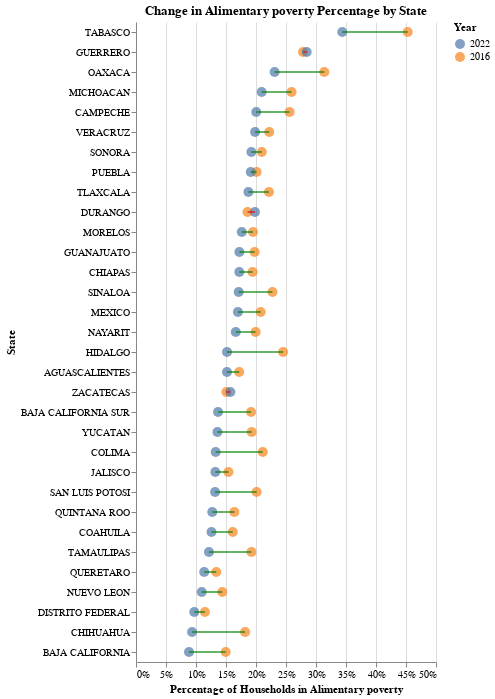

Notebook code for this chart:
### Code cell
plot = create_points_plot(poverty_df, "alimentary_poverty")
plot.save("/Users/danielm/Documents/UChicago/Harris/data_visualization/Poverty_Alimentary_Poverty_in_Mexico/visualizations/points_alimentary.svg")
plot

### Figure 1 — Vega-Lite specification as saved in the notebook (floating-point values rounded to 4 significant figures)
{"config": {"view": {"continuousWidth": 300, "continuousHeight": 300, "strokeWidth": 0}}, "layer": [{"mark": {"type": "point", "filled": true, "size": 100}, "encoding": {"color": {"field": "year", "scale": {"domain": [2022, 2016]}, "title": "Year", "type": "nominal"}, "x": {"axis": {"format": "%"}, "field": "alimentary_poverty", "title": "Percentage of Households in Alimentary poverty", "type": "quantitative"}, "y": {"field": "state_name", "sort": "-x", "title": "State", "type": "nominal"}}}, {"mark": {"type": "line", "opacity": 0.6}, "encoding": {"color": {"condition": {"test": "datum.poverty_decreased == true", "value": "green"}, "value": "red"}, "detail": {"field": "state_name", "type": "nominal"}, "x": {"field": "alimentary_poverty", "type": "quantitative"}, "y": {"field": "state_name", "sort": "-x", "type": "nominal"}}}], "data": {"name": "data-dfb0a52d7b3dc1a613379940118ca31d"}, "title": "Change in Alimentary poverty Percentage by State", "$schema": "https://vega.github.io/schema/vega-lite/v5.20.1.json", "datasets": {"data-dfb0a52d7b3dc1a613379940118ca31d": [{"Unnamed: 0": 0, "index": 0, "state_code": 1, "alimentary_poverty": 0.172, "extreme_poverty": 0.08453, "state_name": "AGUASCALIENTES", "year": 2016, "state_name_for_map": "Aguascalientes", "poverty_decreased": true}, {"Unnamed: 0": 1, "index": 1, "state_code": 2, "alimentary_poverty": 0.1495, "extreme_poverty": 0.04761, "state_name": "BAJA CALIFORNIA", "year": 2016, "state_name_for_map": "Baja California", "poverty_decreased": true}, {"Unnamed: 0": 2, "index": 2, "state_code": 3, "alimentary_poverty": 0.1918, "extreme_poverty": 0.05292, "state_name": "BAJA CALIFORNIA SUR", "year": 2016, "state_name_for_map": "Baja California Sur", "poverty_decreased": true}, {"Unnamed: 0": 3, "index": 3, "state_code": 4, "alimentary_poverty": 0.256, "extreme_poverty": 0.1444, "state_name": "CAMPECHE", "year": 2016, "state_name_for_map": "Campeche", "poverty_decreased": true}, {"Unnamed: 0": 4, "index": 4, "state_code": 5, "alimentary_poverty": 0.1612, "extreme_poverty": 0.09612, "state_name": "COAHUILA", "year": 2016, "state_name_for_map": "Coahuila", "poverty_decreased": true}, {"Unnamed: 0": 5, "index": 5, "state_code": 6, "alimentary_poverty": 0.2113, "extreme_poverty": 0.06248, "state_name": "COLIMA", "year": 2016, "state_name_for_map": "Colima", "poverty_decreased": true}, {"Unnamed: 0": 6, "index": 6, "state_code": 7, "alimentary_poverty": 0.1943, "extreme_poverty": 0.4952, "state_name": "CHIAPAS", "year": 2016, "state_name_for_map": "Chiapas", "poverty_decreased": true}, {"Unnamed: 0": 7, "index": 7, "state_code": 8, "alimentary_poverty": 0.1819, "extreme_poverty": 0.1001, "state_name": "CHIHUAHUA", "year": 2016, "state_name_for_map": "Chihuahua", "poverty_decreased": true}, {"Unnamed: 0": 8, "index": 8, "state_code": 9, "alimentary_poverty": 0.1149, "extreme_poverty": 0.05587, "state_name": "DISTRITO FEDERAL", "year": 2016, "state_name_for_map": "Ciudad de México", "poverty_decreased": true}, {"Unnamed: 0": 9, "index": 9, "state_code": 10, "alimentary_poverty": 0.1859, "extreme_poverty": 0.119, "state_name": "DURANGO", "year": 2016, "state_name_for_map": "Durango", "poverty_decreased": false}, {"Unnamed: 0": 10, "index": 10, "state_code": 11, "alimentary_poverty": 0.1977, "extreme_poverty": 0.1091, "state_name": "GUANAJUATO", "year": 2016, "state_name_for_map": "Guanajuato", "poverty_decreased": true}, {"Unnamed: 0": 11, "index": 11, "state_code": 12, "alimentary_poverty": 0.2784, "extreme_poverty": 0.3379, "state_name": "GUERRERO", "year": 2016, "state_name_for_map": "Guerrero", "poverty_decreased": false}, {"Unnamed: 0": 12, "index": 12, "state_code": 13, "alimentary_poverty": 0.2451, "extreme_poverty": 0.1932, "state_name": "HIDALGO", "year": 2016, "state_name_for_map": "Hidalgo", "poverty_decreased": true}, {"Unnamed: 0": 13, "index": 13, "state_code": 14, "alimentary_poverty": 0.1541, "extreme_poverty": 0.05453, "state_name": "JALISCO", "year": 2016, "state_name_for_map": "Jalisco", "poverty_decreased": true}, {"Unnamed: 0": 14, "index": 14, "state_code": 15, "alimentary_poverty": 0.2078, "extreme_poverty": 0.1376, "state_name": "MEXICO", "year": 2016, "state_name_for_map": "Estado de México", "poverty_decreased": true}, {"Unnamed: 0": 15, "index": 15, "state_code": 16, "alimentary_poverty": 0.2592, "extreme_poverty": 0.17, "state_name": "MICHOACAN", "year": 2016, "state_name_for_map": "Michoacán", "poverty_decreased": true}, {"Unnamed: 0": 16, "index": 16, "state_code": 17, "alimentary_poverty": 0.195, "extreme_poverty": 0.1212, "state_name": "MORELOS", "year": 2016, "state_name_for_map": "Morelos", "poverty_decreased": true}, {"Unnamed: 0": 17, "index": 17, "state_code": 18, "alimentary_poverty": 0.1993, "extreme_poverty": 0.1491, "state_name": "NAYARIT", "year": 2016, "state_name_for_map": "Nayarit", "poverty_decreased": true}, {"Unnamed: 0": 18, "index": 18, "state_code": 19, "alimentary_poverty": 0.1438, "extreme_poverty": 0.04298, "state_name": "NUEVO LEON", "year": 2016, "state_name_for_map": "Nuevo León", "poverty_decreased": true}, {"Unnamed: 0": 19, "index": 19, "state_code": 20, "alimentary_poverty": 0.3137, "extreme_poverty": 0.331, "state_name": "OAXACA", "year": 2016, "state_name_for_map": "Oaxaca", "poverty_decreased": true}, {"Unnamed: 0": 20, "index": 20, "state_code": 21, "alimentary_poverty": 0.201, "extreme_poverty": 0.1766, "state_name": "PUEBLA", "year": 2016, "state_name_for_map": "Puebla", "poverty_decreased": true}, {"Unnamed: 0": 21, "index": 21, "state_code": 22, "alimentary_poverty": 0.1338, "extreme_poverty": 0.06778, "state_name": "QUERETARO", "year": 2016, "state_name_for_map": "Querétaro", "poverty_decreased": true}, {"Unnamed: 0": 22, "index": 22, "state_code": 23, "alimentary_poverty": 0.1639, "extreme_poverty": 0.0988, "state_name": "QUINTANA ROO", "year": 2016, "state_name_for_map": "Quintana Roo", "poverty_decreased": true}, {"Unnamed: 0": 23, "index": 23, "state_code": 24, "alimentary_poverty": 0.201, "extreme_poverty": 0.1486, "state_name": "SAN LUIS POTOSI", "year": 2016, "state_name_for_map": "San Luis Potosí", "poverty_decreased": true}, {"Unnamed: 0": 24, "index": 24, "state_code": 25, "alimentary_poverty": 0.2274, "extreme_poverty": 0.07335, "state_name": "SINALOA", "year": 2016, "state_name_for_map": "Sinaloa", "poverty_decreased": true}, {"Unnamed: 0": 25, "index": 25, "state_code": 26, "alimentary_poverty": 0.2097, "extreme_poverty": 0.05845, "state_name": "SONORA", "year": 2016, "state_name_for_map": "Sonora", "poverty_decreased": true}, {"Unnamed: 0": 26, "index": 26, "state_code": 27, "alimentary_poverty": 0.4529, "extreme_poverty": 0.1847, "state_name": "TABASCO", "year": 2016, "state_name_for_map": "Tabasco", "poverty_decreased": true}, {"Unnamed: 0": 27, "index": 27, "state_code": 28, "alimentary_poverty": 0.1924, "extreme_poverty": 0.1003, "state_name": "TAMAULIPAS", "year": 2016, "state_name_for_map": "Tamaulipas", "poverty_decreased": true}, {"Unnamed: 0": 28, "index": 28, "state_code": 29, "alimentary_poverty": 0.2215, "extreme_poverty": 0.1835, "state_name": "TLAXCALA", "year": 2016, "state_name_for_map": "Tlaxcala", "poverty_decreased": true}, {"Unnamed: 0": 29, "index": 29, "state_code": 30, "alimentary_poverty": 0.2221, "extreme_poverty": 0.2484, "state_name": "VERACRUZ", "year": 2016, "state_name_for_map": "Veracruz", "poverty_decreased": true}, {"Unnamed: 0": 30, "index": 30, "state_code": 31, "alimentary_poverty": 0.1928, "extreme_poverty": 0.1205, "state_name": "YUCATAN", "year": 2016, "state_name_for_map": "Yucatán", "poverty_decreased": true}, {"Unnamed: 0": 31, "index": 31, "state_code": 32, "alimentary_poverty": 0.1506, "extreme_poverty": 0.195, "state_name": "ZACATECAS", "year": 2016, "state_name_for_map": "Zacatecas", "poverty_decreased": false}, {"Unnamed: 0": 96, "index": 0, "state_code": 1, "alimentary_poverty": 0.1517, "extreme_poverty": 0.06073, "state_name": "AGUASCALIENTES", "year": 2022, "state_name_for_map": "Aguascalientes", "poverty_decreased": true}, {"Unnamed: 0": 97, "index": 1, "state_code": 2, "alimentary_poverty": 0.08836, "extreme_poverty": 0.02809, "state_name": "BAJA CALIFORNIA", "year": 2022, "state_name_for_map": "Baja California", "poverty_decreased": true}, {"Unnamed: 0": 98, "index": 2, "state_code": 3, "alimentary_poverty": 0.1367, "extreme_poverty": 0.02849, "state_name": "BAJA CALIFORNIA SUR", "year": 2022, "state_name_for_map": "Baja California Sur", "poverty_decreased": true}, {"Unnamed: 0": 99, "index": 3, "state_code": 4, "alimentary_poverty": 0.2004, "extreme_poverty": 0.1591, "state_name": "CAMPECHE", "year": 2022, "state_name_for_map": "Campeche", "poverty_decreased": true}, {"Unnamed: 0": 100, "index": 4, "state_code": 5, "alimentary_poverty": 0.1258, "extreme_poverty": 0.05901, "state_name": "COAHUILA", "year": 2022, "state_name_for_map": "Coahuila", "poverty_decreased": true}, {"Unnamed: 0": 101, "index": 5, "state_code": 6, "alimentary_poverty": 0.1328, "extreme_poverty": 0.04415, "state_name": "COLIMA", "year": 2022, "state_name_for_map": "Colima", "poverty_decreased": true}, {"Unnamed: 0": 102, "index": 6, "state_code": 7, "alimentary_poverty": 0.1722, "extreme_poverty": 0.3664, "state_name": "CHIAPAS", "year": 2022, "state_name_for_map": "Chiapas", "poverty_decreased": true}, {"Unnamed: 0": 103, "index": 7, "state_code": 8, "alimentary_poverty": 0.09342, "extreme_poverty": 0.05325, "state_name": "CHIHUAHUA", "year": 2022, "state_name_for_map": "Chihuahua", "poverty_decreased": true}, {"Unnamed: 0": 104, "index": 8, "state_code": 9, "alimentary_poverty": 0.09713, "extreme_poverty": 0.05877, "state_name": "DISTRITO FEDERAL", "year": 2022, "state_name_for_map": "Ciudad de México", "poverty_decreased": true}, {"Unnamed: 0": 105, "index": 9, "state_code": 10, "alimentary_poverty": 0.1982, "extreme_poverty": 0.1327, "state_name": "DURANGO", "year": 2022, "state_name_for_map": "Durango", "poverty_decreased": false}, {"Unnamed: 0": 106, "index": 10, "state_code": 11, "alimentary_poverty": 0.1723, "extreme_poverty": 0.08381, "state_name": "GUANAJUATO", "year": 2022, "state_name_for_map": "Guanajuato", "poverty_decreased": true}, {"Unnamed: 0": 107, "index": 11, "state_code": 12, "alimentary_poverty": 0.2845, "extreme_poverty": 0.2722, "state_name": "GUERRERO", "year": 2022, "state_name_for_map": "Guerrero", "poverty_decreased": false}, {"Unnamed: 0": 108, "index": 12, "state_code": 13, "alimentary_poverty": 0.1517, "extreme_poverty": 0.12, "state_name": "HIDALGO", "year": 2022, "state_name_for_map": "Hidalgo", "poverty_decreased": true}, {"Unnamed: 0": 109, "index": 13, "state_code": 14, "alimentary_poverty": 0.1322, "extreme_poverty": 0.04731, "state_name": "JALISCO", "year": 2022, "state_name_for_map": "Jalisco", "poverty_decreased": true}, {"Unnamed: 0": 110, "index": 14, "state_code": 15, "alimentary_poverty": 0.1699, "extreme_poverty": 0.1212, "state_name": "MEXICO", "year": 2022, "state_name_for_map": "Estado de México", "poverty_decreased": true}, {"Unnamed: 0": 111, "index": 15, "state_code": 16, "alimentary_poverty": 0.2095, "extreme_poverty": 0.1293, "state_name": "MICHOACAN", "year": 2022, "state_name_for_map": "Michoacán", "poverty_decreased": true}, {"Unnamed: 0": 112, "index": 16, "state_code": 17, "alimentary_poverty": 0.1763, "extreme_poverty": 0.1165, "state_name": "MORELOS", "year": 2022, "state_name_for_map": "Morelos", "poverty_decreased": true}, {"Unnamed: 0": 113, "index": 17, "state_code": 18, "alimentary_poverty": 0.1663, "extreme_poverty": 0.1013, "state_name": "NAYARIT", "year": 2022, "state_name_for_map": "Nayarit", "poverty_decreased": true}, {"Unnamed: 0": 114, "index": 18, "state_code": 19, "alimentary_poverty": 0.1095, "extreme_poverty": 0.03812, "state_name": "NUEVO LEON", "year": 2022, "state_name_for_map": "Nuevo León", "poverty_decreased": true}, {"Unnamed: 0": 115, "index": 19, "state_code": 20, "alimentary_poverty": 0.231, "extreme_poverty": 0.2486, "state_name": "OAXACA", "year": 2022, "state_name_for_map": "Oaxaca", "poverty_decreased": true}, {"Unnamed: 0": 116, "index": 20, "state_code": 21, "alimentary_poverty": 0.1913, "extreme_poverty": 0.1913, "state_name": "PUEBLA", "year": 2022, "state_name_for_map": "Puebla", "poverty_decreased": true}, {"Unnamed: 0": 117, "index": 21, "state_code": 22, "alimentary_poverty": 0.1137, "extreme_poverty": 0.04605, "state_name": "QUERETARO", "year": 2022, "state_name_for_map": "Querétaro", "poverty_decreased": true}, {"Unnamed: 0": 118, "index": 22, "state_code": 23, "alimentary_poverty": 0.1271, "extreme_poverty": 0.07065, "state_name": "QUINTANA ROO", "year": 2022, "state_name_for_map": "Quintana Roo", "poverty_decreased": true}, {"Unnamed: 0": 119, "index": 23, "state_code": 24, "alimentary_poverty": 0.1319, "extreme_poverty": 0.1341, "state_name": "SAN LUIS POTOSI", "year": 2022, "state_name_for_map": "San Luis Potosí", "poverty_decreased": true}, {"Unnamed: 0": 120, "index": 24, "state_code": 25, "alimentary_poverty": 0.1711, "extreme_poverty": 0.04477, "state_name": "SINALOA", "year": 2022, "state_name_for_map": "Sinaloa", "poverty_decreased": true}, {"Unnamed: 0": 121, "index": 25, "state_code": 26, "alimentary_poverty": 0.1923, "extreme_poverty": 0.05587, "state_name": "SONORA", "year": 2022, "state_name_for_map": "Sonora", "poverty_decreased": true}, {"Unnamed: 0": 122, "index": 26, "state_code": 27, "alimentary_poverty": 0.3438, "extreme_poverty": 0.1588, "state_name": "TABASCO", "year": 2022, "state_name_for_map": "Tabasco", "poverty_decreased": true}, {"Unnamed: 0": 123, "index": 27, "state_code": 28, "alimentary_poverty": 0.1216, "extreme_poverty": 0.08034, "state_name": "TAMAULIPAS", "year": 2022, "state_name_for_map": "Tamaulipas", "poverty_decreased": true}, {"Unnamed: 0": 124, "index": 28, "state_code": 29, "alimentary_poverty": 0.1874, "extreme_poverty": 0.1693, "state_name": "TLAXCALA", "year": 2022, "state_name_for_map": "Tlaxcala", "poverty_decreased": true}, {"Unnamed: 0": 125, "index": 29, "state_code": 30, "alimentary_poverty": 0.1985, "extreme_poverty": 0.1876, "state_name": "VERACRUZ", "year": 2022, "state_name_for_map": "Veracruz", "poverty_decreased": true}, {"Unnamed: 0": 126, "index": 30, "state_code": 31, "alimentary_poverty": 0.1357, "extreme_poverty": 0.1019, "state_name": "YUCATAN", "year": 2022, "state_name_for_map": "Yucatán", "poverty_decreased": true}, {"Unnamed: 0": 127, "index": 31, "state_code": 32, "alimentary_poverty": 0.1572, "extreme_poverty": 0.1633, "state_name": "ZACATECAS", "year": 2022, "state_name_for_map": "Zacatecas", "poverty_decreased": false}]}}
